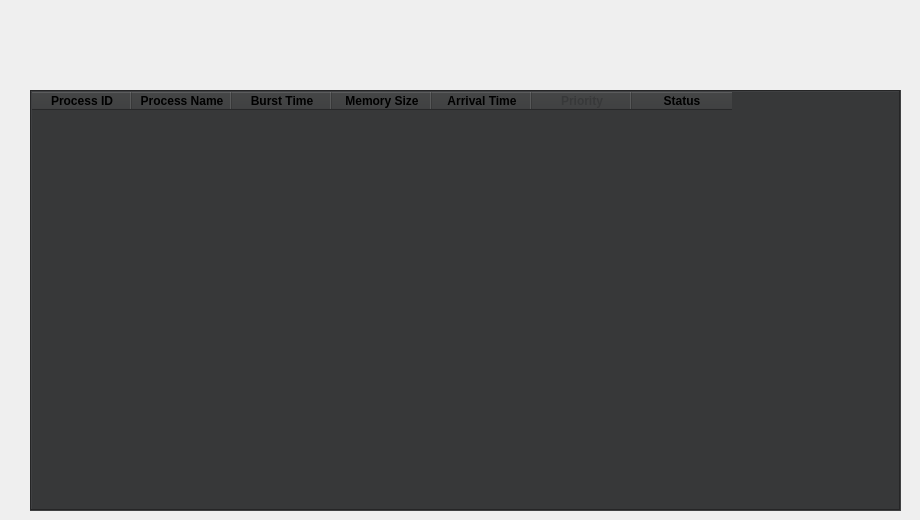
    <widget class="QWidget" name="tab_7">
     <attribute name="title">
      <string>Priority Scheduling</string>
     </attribute>
     <widget class="QTableWidget" name="tableWidget_5">
      <property name="geometry">
       <rect>
        <x>30</x>
        <y>90</y>
        <width>871</width>
        <height>421</height>
       </rect>
      </property>
      <property name="palette">
       <palette>
        <active>
         <colorrole role="WindowText">
          <brush brushstyle="SolidPattern">
           <color alpha="255">
            <red>255</red>
            <green>255</green>
            <blue>255</blue>
           </color>
          </brush>
         </colorrole>
         <colorrole role="Button">
          <brush brushstyle="SolidPattern">
           <color alpha="255">
            <red>55</red>
            <green>56</green>
            <blue>57</blue>
           </color>
          </brush>
         </colorrole>
         <colorrole role="Text">
          <brush brushstyle="SolidPattern">
           <color alpha="255">
            <red>255</red>
            <green>255</green>
            <blue>255</blue>
           </color>
          </brush>
         </colorrole>
         <colorrole role="ButtonText">
          <brush brushstyle="SolidPattern">
           <color alpha="255">
            <red>255</red>
            <green>255</green>
            <blue>255</blue>
           </color>
          </brush>
         </colorrole>
         <colorrole role="Base">
          <brush brushstyle="SolidPattern">
           <color alpha="255">
            <red>55</red>
            <green>56</green>
            <blue>57</blue>
           </color>
          </brush>
         </colorrole>
         <colorrole role="Window">
          <brush brushstyle="SolidPattern">
           <color alpha="255">
            <red>55</red>
            <green>56</green>
            <blue>57</blue>
           </color>
          </brush>
         </colorrole>
         <colorrole role="PlaceholderText">
          <brush brushstyle="NoBrush">
           <color alpha="128">
            <red>255</red>
            <green>255</green>
            <blue>255</blue>
           </color>
          </brush>
         </colorrole>
        </active>
        <inactive>
         <colorrole role="WindowText">
          <brush brushstyle="SolidPattern">
           <color alpha="255">
            <red>255</red>
            <green>255</green>
            <blue>255</blue>
           </color>
          </brush>
         </colorrole>
         <colorrole role="Button">
          <brush brushstyle="SolidPattern">
           <color alpha="255">
            <red>55</red>
            <green>56</green>
            <blue>57</blue>
           </color>
          </brush>
         </colorrole>
         <colorrole role="Text">
          <brush brushstyle="SolidPattern">
           <color alpha="255">
            <red>255</red>
            <green>255</green>
            <blue>255</blue>
           </color>
          </brush>
         </colorrole>
         <colorrole role="ButtonText">
          <brush brushstyle="SolidPattern">
           <color alpha="255">
            <red>255</red>
            <green>255</green>
            <blue>255</blue>
           </color>
          </brush>
         </colorrole>
         <colorrole role="Base">
          <brush brushstyle="SolidPattern">
           <color alpha="255">
            <red>55</red>
            <green>56</green>
            <blue>57</blue>
           </color>
          </brush>
         </colorrole>
         <colorrole role="Window">
          <brush brushstyle="SolidPattern">
           <color alpha="255">
            <red>55</red>
            <green>56</green>
            <blue>57</blue>
           </color>
          </brush>
         </colorrole>
         <colorrole role="PlaceholderText">
          <brush brushstyle="NoBrush">
           <color alpha="128">
            <red>255</red>
            <green>255</green>
            <blue>255</blue>
           </color>
          </brush>
         </colorrole>
        </inactive>
        <disabled>
         <colorrole role="WindowText">
          <brush brushstyle="SolidPattern">
           <color alpha="255">
            <red>255</red>
            <green>255</green>
            <blue>255</blue>
           </color>
          </brush>
         </colorrole>
         <colorrole role="Button">
          <brush brushstyle="SolidPattern">
           <color alpha="255">
            <red>55</red>
            <green>56</green>
            <blue>57</blue>
           </color>
          </brush>
         </colorrole>
         <colorrole role="Text">
          <brush brushstyle="SolidPattern">
           <color alpha="255">
            <red>255</red>
            <green>255</green>
            <blue>255</blue>
           </color>
          </brush>
         </colorrole>
         <colorrole role="ButtonText">
          <brush brushstyle="SolidPattern">
           <color alpha="255">
            <red>255</red>
            <green>255</green>
            <blue>255</blue>
           </color>
          </brush>
         </colorrole>
         <colorrole role="Base">
          <brush brushstyle="SolidPattern">
           <color alpha="255">
            <red>55</red>
            <green>56</green>
            <blue>57</blue>
           </color>
          </brush>
         </colorrole>
         <colorrole role="Window">
          <brush brushstyle="SolidPattern">
           <color alpha="255">
            <red>55</red>
            <green>56</green>
            <blue>57</blue>
           </color>
          </brush>
         </colorrole>
         <colorrole role="PlaceholderText">
          <brush brushstyle="NoBrush">
           <color alpha="128">
            <red>255</red>
            <green>255</green>
            <blue>255</blue>
           </color>
          </brush>
         </colorrole>
        </disabled>
       </palette>
      </property>
      <property name="styleSheet">
       <string notr="true">background-color: rgb(55, 56, 57); border-color: red;</string>
      </property>
      <property name="frameShape">
       <enum>QFrame::Box</enum>
      </property>
      <property name="sizeAdjustPolicy">
       <enum>QAbstractScrollArea::AdjustToContents</enum>
      </property>
      <attribute name="horizontalHeaderCascadingSectionResizes">
       <bool>false</bool>
      </attribute>
      <column>
       <property name="text">
        <string>Process ID</string>
       </property>
       <property name="font">
        <font>
         <weight>75</weight>
         <bold>true</bold>
        </font>
       </property>
       <property name="textAlignment">
        <set>AlignCenter</set>
       </property>
       <property name="foreground">
        <brush brushstyle="SolidPattern">
         <color alpha="255">
          <red>0</red>
          <green>0</green>
          <blue>0</blue>
         </color>
        </brush>
       </property>
      </column>
      <column>
       <property name="text">
        <string>Process Name</string>
       </property>
       <property name="font">
        <font>
         <weight>75</weight>
         <bold>true</bold>
        </font>
       </property>
       <property name="textAlignment">
        <set>AlignCenter</set>
       </property>
       <property name="foreground">
        <brush brushstyle="SolidPattern">
         <color alpha="255">
          <red>0</red>
          <green>0</green>
          <blue>0</blue>
         </color>
        </brush>
       </property>
      </column>
      <column>
       <property name="text">
        <string>Burst Time</string>
       </property>
       <property name="font">
        <font>
         <weight>75</weight>
         <bold>true</bold>
        </font>
       </property>
       <property name="textAlignment">
        <set>AlignCenter</set>
       </property>
       <property name="foreground">
        <brush brushstyle="SolidPattern">
         <color alpha="255">
          <red>0</red>
          <green>0</green>
          <blue>0</blue>
         </color>
        </brush>
       </property>
      </column>
      <column>
       <property name="text">
        <string>Memory Size</string>
       </property>
       <property name="font">
        <font>
         <weight>75</weight>
         <bold>true</bold>
        </font>
       </property>
       <property name="textAlignment">
        <set>AlignCenter</set>
       </property>
       <property name="foreground">
        <brush brushstyle="SolidPattern">
         <color alpha="255">
          <red>0</red>
          <green>0</green>
          <blue>0</blue>
         </color>
        </brush>
       </property>
      </column>
      <column>
       <property name="text">
        <string>Arrival Time</string>
       </property>
       <property name="font">
        <font>
         <weight>75</weight>
         <bold>true</bold>
        </font>
       </property>
       <property name="textAlignment">
        <set>AlignCenter</set>
       </property>
       <property name="foreground">
        <brush brushstyle="SolidPattern">
         <color alpha="255">
          <red>0</red>
          <green>0</green>
          <blue>0</blue>
         </color>
        </brush>
       </property>
      </column>
      <column>
       <property name="text">
        <string>Priority</string>
       </property>
       <property name="font">
        <font>
         <weight>75</weight>
         <bold>true</bold>
        </font>
       </property>
       <property name="textAlignment">
        <set>AlignCenter</set>
       </property>
       <property name="background">
        <color alpha="254">
         <red>255</red>
         <green>255</green>
         <blue>255</blue>
        </color>
       </property>
       <property name="foreground">
        <brush brushstyle="SolidPattern">
         <color alpha="255">
          <red>55</red>
          <green>56</green>
          <blue>57</blue>
         </color>
        </brush>
       </property>
      </column>
      <column>
       <property name="text">
        <string>Status</string>
       </property>
       <property name="font">
        <font>
         <weight>75</weight>
         <bold>true</bold>
        </font>
       </property>
       <property name="textAlignment">
        <set>AlignCenter</set>
       </property>
       <property name="foreground">
        <brush brushstyle="SolidPattern">
         <color alpha="255">
          <red>0</red>
          <green>0</green>
          <blue>0</blue>
         </color>
        </brush>
       </property>
      </column>
     </widget>
     <widget class="QPushButton" name="pushButton_stop_PS">
      <property name="geometry">
       <rect>
        <x>840</x>
        <y>20</y>
        <width>71</width>
        <height>51</height>
       </rect>
      </property>
      <property name="toolTip">
       <string>&lt;html&gt;&lt;head/&gt;&lt;body&gt;&lt;p&gt;&lt;span style=&quot; font-weight:600;&quot;&gt;Run&lt;/span&gt;&lt;/p&gt;&lt;/body&gt;&lt;/html&gt;</string>
      </property>
      <property name="styleSheet">
       <string notr="true">color: white;
border-radius: 20px;</string>
      </property>
      <property name="text">
       <string/>
      </property>
      <property name="icon">
       <iconset>
        <normaloff>venv/stop.png</normaloff>venv/stop.png</iconset>
      </property>
      <property name="iconSize">
       <size>
        <width>90</width>
        <height>90</height>
       </size>
      </property>
     </widget>
     <widget class="QPushButton" name="pushButton_12">
      <property name="geometry">
       <rect>
        <x>770</x>
        <y>20</y>
        <width>71</width>
        <height>51</height>
       </rect>
      </property>
      <property name="toolTip">
       <string>&lt;html&gt;&lt;head/&gt;&lt;body&gt;&lt;p&gt;&lt;span style=&quot; font-weight:600;&quot;&gt;Run&lt;/span&gt;&lt;/p&gt;&lt;/body&gt;&lt;/html&gt;</string>
      </property>
      <property name="styleSheet">
       <string notr="true">color: white;
border-radius: 20px;</string>
      </property>
      <property name="text">
       <string/>
      </property>
      <property name="icon">
       <iconset>
        <normaloff>venv/play.png</normaloff>venv/play.png</iconset>
      </property>
      <property name="iconSize">
       <size>
        <width>90</width>
        <height>90</height>
       </size>
      </property>
     </widget>
    </widget>
